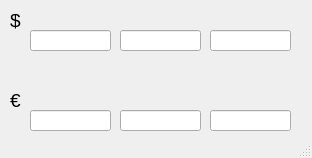
<?xml version="1.0" encoding="UTF-8"?>
<ui version="4.0">
 <class>convertor</class>
 <widget class="QMainWindow" name="convertor">
  <property name="geometry">
   <rect>
    <x>0</x>
    <y>0</y>
    <width>312</width>
    <height>158</height>
   </rect>
  </property>
  <property name="windowTitle">
   <string>Конвертатор</string>
  </property>
  <widget class="QWidget" name="centralwidget">
   <widget class="QLabel" name="usd">
    <property name="geometry">
     <rect>
      <x>10</x>
      <y>10</y>
      <width>21</width>
      <height>21</height>
     </rect>
    </property>
    <property name="font">
     <font>
      <pointsize>14</pointsize>
     </font>
    </property>
    <property name="text">
     <string>$</string>
    </property>
   </widget>
   <widget class="QLineEdit" name="usd_f">
    <property name="geometry">
     <rect>
      <x>30</x>
      <y>30</y>
      <width>81</width>
      <height>21</height>
     </rect>
    </property>
   </widget>
   <widget class="QLineEdit" name="usd_s">
    <property name="geometry">
     <rect>
      <x>120</x>
      <y>30</y>
      <width>81</width>
      <height>21</height>
     </rect>
    </property>
   </widget>
   <widget class="QLineEdit" name="usd_t">
    <property name="geometry">
     <rect>
      <x>210</x>
      <y>30</y>
      <width>81</width>
      <height>21</height>
     </rect>
    </property>
   </widget>
   <widget class="QLabel" name="eur">
    <property name="geometry">
     <rect>
      <x>10</x>
      <y>90</y>
      <width>21</width>
      <height>21</height>
     </rect>
    </property>
    <property name="font">
     <font>
      <pointsize>14</pointsize>
     </font>
    </property>
    <property name="text">
     <string>€</string>
    </property>
   </widget>
   <widget class="QLineEdit" name="eur_f">
    <property name="geometry">
     <rect>
      <x>30</x>
      <y>110</y>
      <width>81</width>
      <height>21</height>
     </rect>
    </property>
   </widget>
   <widget class="QLineEdit" name="eur_s">
    <property name="geometry">
     <rect>
      <x>120</x>
      <y>110</y>
      <width>81</width>
      <height>21</height>
     </rect>
    </property>
   </widget>
   <widget class="QLineEdit" name="eur_t">
    <property name="geometry">
     <rect>
      <x>210</x>
      <y>110</y>
      <width>81</width>
      <height>21</height>
     </rect>
    </property>
   </widget>
  </widget>
  <widget class="QMenuBar" name="menubar">
   <property name="geometry">
    <rect>
     <x>0</x>
     <y>0</y>
     <width>312</width>
     <height>20</height>
    </rect>
   </property>
  </widget>
  <widget class="QStatusBar" name="statusbar"/>
 </widget>
 <resources/>
 <connections/>
</ui>
